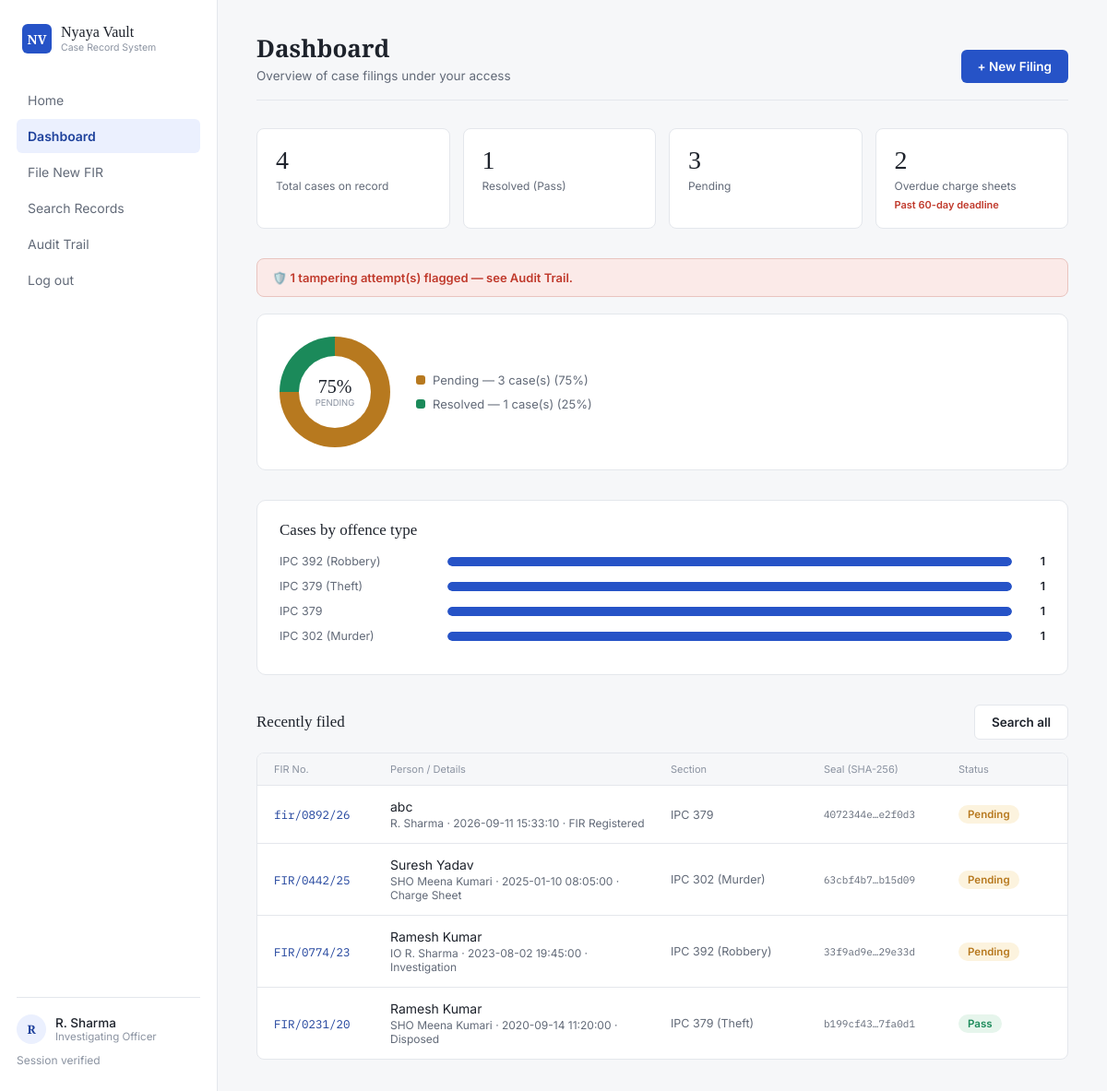
The app's page /dashboard (signed in) with its own data.
### tables this page shows
CREATE TABLE cases (
            id INTEGER PRIMARY KEY AUTOINCREMENT,
            fir_number TEXT NOT NULL,
            person_name TEXT NOT NULL,
            person_phone TEXT NOT NULL,
            offence_section TEXT,
            description TEXT,
            status TEXT DEFAULT 'Pending',   -- Pending / Pass
            stage TEXT DEFAULT 'FIR Registered',
            due_date TEXT,
            filed_by TEXT,
            filed_at TEXT,
            hash_seal TEXT
        );

### app.py (the view)
    def wrapper(*args, **kwargs):
        if "user_id" not in session:
            return redirect(url_for("login"))
        return view_func(*args, **kwargs)

### app.py (called while the page is built)
def get_db():
    conn = sqlite3.connect(DB_PATH)
    conn.row_factory = sqlite3.Row
    return conn

def login_required(view_func):
    def wrapper(*args, **kwargs):
        if "user_id" not in session:
            return redirect(url_for("login"))
        return view_func(*args, **kwargs)
    wrapper.__name__ = view_func.__name__
    return wrapper

### templates/dashboard.html (shortened to what this page needs)
<!DOCTYPE html>
<html lang="en">
<head>
<link rel="stylesheet" href="{{ url_for('static', filename='style.css') }}">
</head>
<body>
<div class="shell">
  <aside class="sidebar">
    <div class="brand">
      <div class="brand-mark">NV</div>
      <div class="brand-text">Nyaya Vault<small>Case Record System</small></div>
    </div>
    <nav class="nav">
      <a href="{{ url_for('home') }}">Home</a>
      <a href="{{ url_for('dashboard') }}" class="active">Dashboard</a>
      <a href="{{ url_for('file_fir') }}">File New FIR</a>
      <a href="{{ url_for('search_records') }}">Search Records</a>
      <a href="{{ url_for('audit_trail') }}">Audit Trail</a>
      <a href="{{ url_for('logout') }}">Log out</a>
    </nav>
    <div class="sidebar-foot">
      <div class="sidebar-user">
        <div class="avatar">{{ user_name[0] if user_name else "U" }}</div>
        <div>
          <div class="sidebar-user-name">{{ user_name }}</div>
          <div class="sidebar-user-role">{{ user_role }}</div>
        </div>
      </div>
      Session verified
    </div>
  </aside>
  <main class="main">
    <div class="topbar">
      <div>
        <div class="page-title">Dashboard</div>
        <div class="page-sub">Overview of case filings under your access</div>
      </div>
      <a href="{{ url_for('file_fir') }}" class="btn btn-primary">+ New Filing</a>
    </div>
    <div class="stat-row">
      <div class="stat">
        <div class="stat-num">{{ total }}</div>
        <div class="stat-label">Total cases on record</div>
      </div>
      <div class="stat">
        <div class="stat-num">{{ passed }}</div>
        <div class="stat-label">Resolved (Pass)</div>
      </div>
      <div class="stat">
        <div class="stat-num">{{ pending }}</div>
        <div class="stat-label">Pending</div>
      </div>
      <div class="stat">
        <div class="stat-num">{{ overdue_count }}</div>
        <div class="stat-label">Overdue charge sheets</div>
        {% if overdue_count > 0 %}<div class="stat-flag">Past 60-day deadline</div>{% endif %}
      </div>
    </div>
    {% if flagged_count > 0 %}
    <div class="tamper-banner">🛡️ {{ flagged_count }} tampering attempt(s) flagged — see Audit Trail.</div>
    {% endif %}
    <div class="donut-card">
      <div class="donut" style="background: conic-gradient(var(--amber) 0% {{ pending_pct }}%, var(--green) {{ pending_pct }}% 100%);">
        <div class="donut-hole">
          <div class="num">{{ pending_pct }}%</div>
          <div class="lbl">PENDING</div>
        </div>
      </div>
      <div class="legend">
        <div class="legend-item"><span class="legend-dot" style="background: var(--amber);"></span> Pending — {{ pending }} case(s) ({{ pending_pct }}%)</div>
        <div class="legend-item"><span class="legend-dot" style="background: var(--green);"></span> Resolved — {{ passed }} case(s) ({{ passed_pct }}%)</div>
      </div>
    </div>
    <div class="bar-chart-card">
      <div class="section-title" style="margin-bottom: 16px;">Cases by offence type</div>
      {% for row in breakdown_rows %}
      <div class="bar-row">
        <div class="bar-label">{{ row.offence_section }}</div>
        <div class="bar-track"><div class="bar-fill" style="width: {{ (row.cnt / max_cnt * 100) | round }}%;"></div></div>
        <div class="bar-count">{{ row.cnt }}</div>
      </div>
      {% else %}
      <p style="font-size: 13px; color: var(--ink-soft);">No data yet.</p>
      {% endfor %}
    </div>
    <div class="section-head">
      <div class="section-title">Recently filed</div>
      <a href="{{ url_for('search_records') }}" class="btn btn-outline">Search all</a>
    </div>
    <div class="ledger">
      <div class="ledger-row head">
        <div>FIR No.</div>
        <div>Person / Details</div>
        <div>Section</div>
        <div>Seal (SHA-256)</div>
        <div>Status</div>
      </div>
      {% for c in recent %}
      <a href="{{ url_for('case_detail', case_id=c.id) }}" class="ledger-row" style="cursor:pointer;">
        <div class="case-id">{{ c.fir_number }}</div>
        <div>
          <div class="doc-name">{{ c.person_name }}</div>
          <div class="doc-meta">{{ c.filed_by }} · {{ c.filed_at }} · {{ c.stage }}</div>
        </div>
        <div class="doc-type">{{ c.offence_section }}</div>
        <div class="hash-tag">{{ c.hash_seal[:8] }}…{{ c.hash_seal[-6:] }}</div>
        <div class="status {{ 'status-pass' if c.status == 'Pass' else 'status-pending' }}">{{ c.status }}</div>
      </a>
      {% else %}
      <p style="padding:20px 18px; color:var(--ink-soft); font-size:13.5px;">No cases filed yet.</p>
      {% endfor %}
    </div>
  </main>
</div>
</body>
</html>

### records on screen
cases: filed_by "R. Sharma", fir_number "fir/0892/26", person_name "abc", filed_at "2026-09-11 15:33:10", stage "FIR Registered", offence_section "IPC 379", hash_seal "4072344e", hash_seal "e2f0d3", status "Pending"
cases: offence_section "IPC 379 (Theft)", {{ (row.cnt / max_cnt * 100) | round }} 100.0 (drawn), cnt "1", fir_number "FIR/0231/20", person_name "Ramesh Kumar", filed_by "SHO Meena Kumari", filed_at "2020-09-14 11:20:00", stage "Disposed", hash_seal "b199cf43", hash_seal "7fa0d1", status "Pass"
cases: fir_number "FIR/0442/25", person_name "Suresh Yadav", filed_by "SHO Meena Kumari", filed_at "2025-01-10 08:05:00", stage "Charge Sheet", offence_section "IPC 302 (Murder)", hash_seal "63cbf4b7", hash_seal "b15d09", status "Pending"
cases: fir_number "FIR/0774/23", person_name "Ramesh Kumar", filed_by "IO R. Sharma", filed_at "2023-08-02 19:45:00", stage "Investigation", offence_section "IPC 392 (Robbery)", hash_seal "33f9ad9e", hash_seal "29e33d", status "Pending"

### other values on screen
{{ user_name[0] if user_name else "U" }} "R"
{{ user_role }} "Investigating Officer"
{{ total }} "4"
{{ passed }} "1"
{{ pending }} "3"
{{ overdue_count }} "2"
{{ flagged_count }} "1"
{{ pending_pct }} "75"
{{ passed_pct }} "25"
{{ row.offence_section }} "IPC 392 (Robbery)" "IPC 379" "IPC 302 (Murder)"
{{ row.cnt }} "1" "1" "1"
